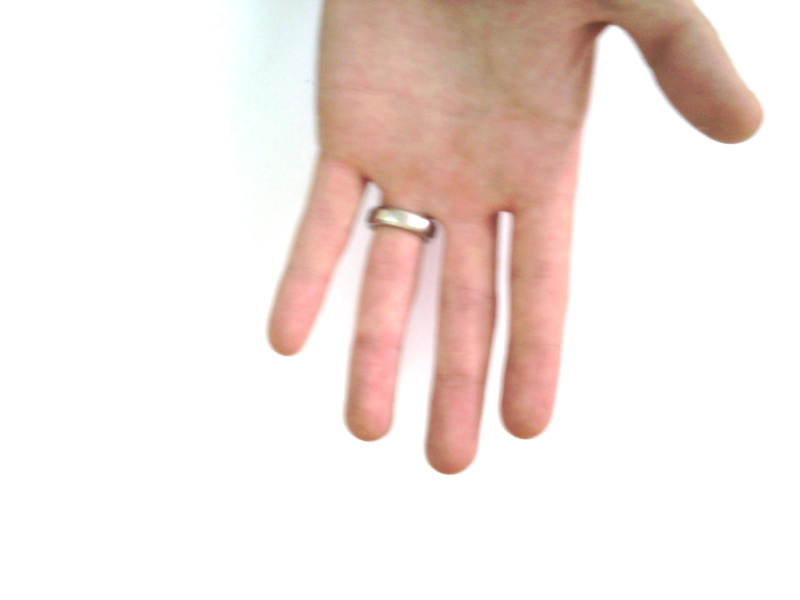
#> input picture testset1/Hand_0000039.jpg, 1600 x 1200 px, given as the content of the folder testset1/Hand_0000039.jpg, which was not available (shown at 1/2 size)
$ python feature_descriptor.py   (older library calls are emulated)
#> lines starting #> are read from the running program, lines starting #| are printed output that depends on the picture; pictures that were not available may be replaced by others from this repository, and a replacement may not be noted
### code/ColorMoments.py
from typing import Any, Union, List

import cv2
import pandas as pd
import numpy as np
import os
from scipy.stats import skew
from ModelBase import ModelBase

class CM(ModelBase):
    def __init__(self, imagname):
        super().__init__(imagname)
        head, tail = os.path.split(imagname)
        self.resultFile = "../output/CM/" + tail[:len(tail)-4] + ".csv"
        self.yuvFile = "../output/CM_" + tail[:len(tail) - 4] + ".png"

    def getFeatureDescriptors(self):
        if (os.path.exists(self.resultFile)):
            return []

        # Read the image
        img = cv2.imread(self.imgLoc)

        # Converting the image into YUV format
        img_yuv = cv2.cvtColor(img, cv2.COLOR_BGR2YUV)

        if (not os.path.exists(self.yuvFile)):
            # Writing the yuv conversion the image file
            cv2.imwrite(self.yuvFile, img_yuv)

        img_yuv_array = np.array(img_yuv)

        row = int(len(img_yuv_array) / 100)
        col = int(len(img_yuv_array[0]) / 100)

        feature_descriptors: List[List[Any]] = []
        for i in range(row):
            for j in range(col):
                # 100X100 slice of the image
                img_slice = img_yuv_array[i * 100:i * 100 + 100, j * 100:j * 100 + 100]
                img_slice_copy = np.copy(img_slice)
                # Calculate the sum of each Y U V in the array
                img_slice_copy = img_slice_copy.sum(0).sum(0)
                # Divide it to get the Ist moment ie Mean
                moment1 = np.true_divide(img_slice_copy, 10000)

                img_slice_copy = np.copy(img_slice)
                # Calculate the square of their(YUV) difference with mean to calculate SD
                img_slice_copy = np.square(np.subtract(img_slice_copy, moment1))
                # Calculate the sum of each SD of (Y U V) in the array
                img_slice_copy = img_slice_copy.sum(0).sum(0)
                moment2 = np.true_divide(img_slice_copy, 10000)
                moment2 = np.sqrt(moment2)

                #Calculating the skew
                img_slice_copy = np.copy(img_slice)
                y_skew = skew(np.concatenate(img_slice_copy[:, :, 0]))
                u_skew = skew(np.concatenate(img_slice_copy[:, :, 1]))
                v_skew = skew(np.concatenate(img_slice_copy[:, :, 2]))
                final_moment = np.concatenate((moment1, moment2, [y_skew, u_skew, v_skew]))

                feature_descriptors.append(list(final_moment))

        return feature_descriptors

    # [33 lines left out: functions createFeatureOutputFile, compareDescriptors, compareImages, not called in this run]

### code/LocalBinaryPatterns.py
from typing import Any, List
import cv2
import pandas as pd
import numpy as np
import os
from skimage.feature import local_binary_pattern
from ModelBase import ModelBase


class LBP(ModelBase):
    """ LBP class to hold information on LBP """
    def __init__(self, imagename):
        """ Initialize values for LBP class """
        super().__init__(imagename)
        head, tail = os.path.split(imagename)
        self.resultFile = "../output/LBP/" + tail[:len(tail)-4] + ".csv"
        self.grayFile = "../output/LBP_" + tail[:len(tail)-4] + ".png"
        self.w = 1600
        self.h = 1200
        self.b_dimensions = 100
        self.radius = 1
        self.no_points = 8 * self.radius

    def getFeatureDescriptors(self):
        if os.path.exists(self.resultFile):
            return []

        # Read the image
        img = cv2.imread(self.imgLoc)

        """ Converts image to Gray scale """
        img_gray = cv2.cvtColor(img, cv2.COLOR_BGR2GRAY)

        if not os.path.exists(self.grayFile):
            cv2.imwrite(self.grayFile, img_gray)

        """ Splits the Gray scale image into blocks of 100 by 100 pixels each.
                    This results in 192 blocks for the image. """
        gray_blocks = np.array([img_gray[i:i + self.b_dimensions, j:j + self.b_dimensions]
                                for j in range(0, self.w, self.b_dimensions)
                                for i in range(0, self.h, self.b_dimensions)])

        feature_descriptors: List[List[Any]] = []
        j = 0
        """ We have 192 blocks that we have split the image into. Now iterate through them. """
        while j < len(gray_blocks):
            j_block = gray_blocks[j]
            """ Local Binary Pattern  """
            lbp = local_binary_pattern(j_block, self.no_points, self.radius, method='uniform')
            """ Calculate the histogram """
            (hist, _) = np.histogram(lbp.ravel(), bins=np.arange(0, self.no_points + 3),
                                     range=(0, self.no_points + 2))
            """ Add the LBP data for the current image block to the list containing all LBP data for the image. """
            feature_descriptors.append(list(hist))
            j += 1

        return feature_descriptors

    # [36 lines left out: functions createFeatureOutputFile, compareDescriptors, compareImages, not called in this run]

### code/HOGmain.py
import cv2
import pandas as pd
import numpy as np
import os
from skimage.feature import hog
from ModelBase import ModelBase


class HOG(ModelBase):
    """ HOG class to hold information on HOG """

    def __init__(self, imagename):
        """ Initialize values for HOG class """
        super().__init__(imagename)
        head, tail = os.path.split(imagename)
        self.resultFile = "../output/HOG/" + tail[:len(tail) - 4] + ".csv"
        self.hogFile = "../output/HOG_" + tail[:len(tail) - 4] + ".png"

    def getFeatureDescriptors(self):
        if os.path.exists(self.resultFile):
            return []

        # Read the image
        img = cv2.imread(self.imgLoc)

        image_resized = cv2.resize(img, (160, 120))
        feature_descriptors = hog(image_resized, orientations=9, pixels_per_cell=(8, 8), cells_per_block=(2, 2),
                                  visualize=False,
                                  multichannel=True)
        # feature_descriptors.resize(266, 36)

        return feature_descriptors

    # [29 lines left out: functions createFeatureOutputFile, compareDescriptors, compareImages, not called in this run]

### code/ModelBase.py
class ModelBase(object):
    def __init__(self, imagname):
        self.imgLoc = imagname

### feature_descriptor.py
from LocalBinaryPatterns import LBP
from ColorMoments import CM
from SIFT import SIFT
from HOGmain import HOG
import os
import glob
import pymongo

# import dbtask

client = pymongo.MongoClient('localhost', 27017)
imagedb = client["imagedb"]
models = imagedb["image_models"]

def calculate_fd(path):
    for image in glob.glob(os.path.join(path, "*.jpg")):
        dict = {}
        dict["_id"] = image[-16:]

        md = CM(image)
        lst = md.getFeatureDescriptors()
        dict["CM"] = lst

        md = LBP(image)
        lst = md.getFeatureDescriptors()
        dict["LBP"] = lst

        # md = SIFT(image)
        # lst = md.getFeatureDescriptors()
        # dict["SIFT"] = lst

        md = HOG(image)
        lst = md.getFeatureDescriptors()
        lst = lst.tolist()
        dict["HOG"] = lst

        # dict["HOG"] = lst.tolist()
        # print(type(lst.tolist()))

        rec = imagedb.image_models.insert_one(dict)

## Main
path = input("Enter Path: ")
#> the answer given: testset1/Hand_0000039.jpg
calculate_fd(path)
#> in getFeatureDescriptors, img is the input picture: shape (1200, 1600, 3); mean B, G, R 226, 230.4, 242.6
#> in getFeatureDescriptors, `img_yuv = cv2.cvtColor(img, cv2.COLOR_BGR2YUV)`: img_yuv: shape (1200, 1600, 3); mean of channels 0, 1, 2 233.5, 124.3, 135.9
#> in getFeatureDescriptors, `row = int(len(img_yuv_array) / 100)`: row = 12
#> in getFeatureDescriptors, `col = int(len(img_yuv_array[0]) / 100)`: col = 16
#> after the loop in getFeatureDescriptors, `for i in range(row):`: img_slice_copy: shape (100, 100, 3); mean of channels 0, 1, 2 255, 128, 128
#> after the loop in getFeatureDescriptors, `for i in range(row):`: feature_descriptors = 192 items
#> in getFeatureDescriptors, `img_gray = cv2.cvtColor(img, cv2.COLOR_BGR2GRAY)`:
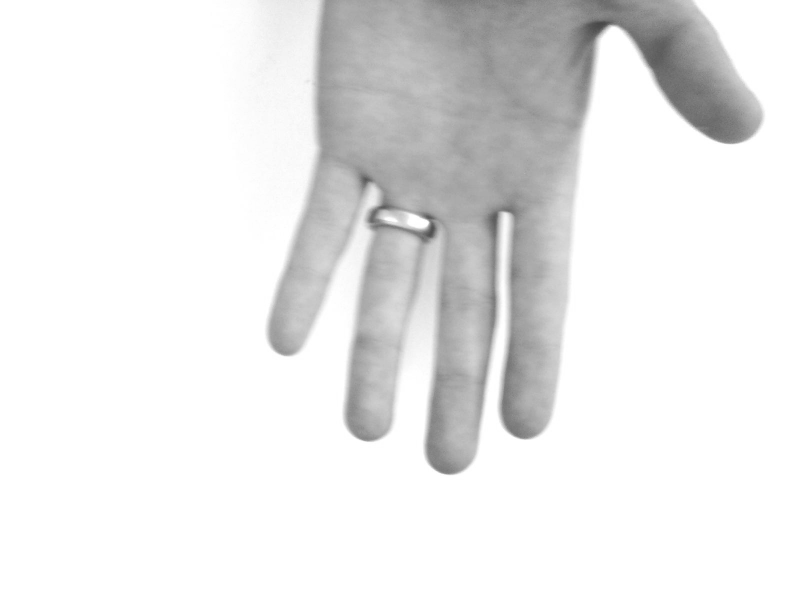
#> img_gray: shape (1200, 1600) (shown at 1/2 size); min 70, max 255, mean 233.5
#> the loop in getFeatureDescriptors, `while j < len(gray_blocks):` made 192 passes
#> hist on passes 1 to 3: [0, 0, 0, 4, 0, 392, 0, 0, 9604, 0], [0, 0, 0, 4, 0, 392, 0, 0, 9604, 0], [0, 0, 0, 4, 0, 392, 0, 0, 9604, 0]
#> pass 1, in getFeatureDescriptors, `lbp = local_binary_pattern(j_block, self.no_points, self.radius, metho..`:
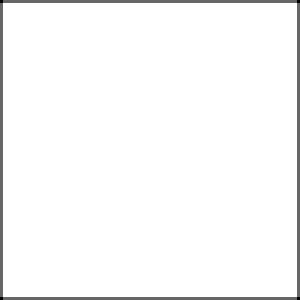
#> lbp: shape (100, 100) float64 (shown 3 times larger); min 3, max 8, mean 7.88; drawn with min black and max white
#> after the loop in getFeatureDescriptors, `while j < len(gray_blocks):`: j = 192
#> in getFeatureDescriptors, `image_resized = cv2.resize(img, (160, 120))`:
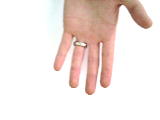
#> image_resized: shape (120, 160, 3); mean B, G, R 226.1, 230.4, 242.6
#> in getFeatureDescriptors, `feature_descriptors = hog(image_resized, orientations=9, pixels_per_ce..`: feature_descriptors = 9576 values, max 1 at index 3573, min 0 at index 0, mean 0.0511
#> in calculate_fd, `lst = md.getFeatureDescriptors()`: lst has the same summary as feature_descriptors in getFeatureDescriptors

$ run again, on testset1/Hand_0000040.jpg
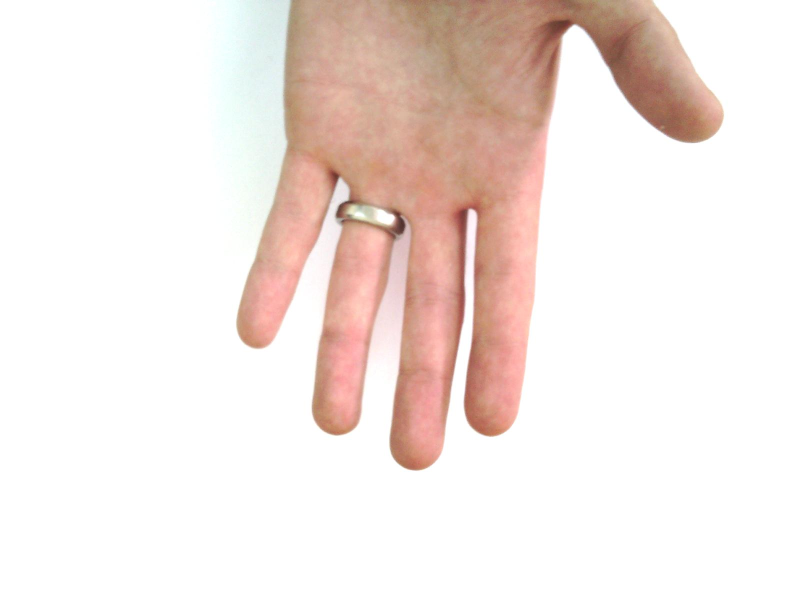
#> input picture testset1/Hand_0000040.jpg, 1600 x 1200 px, given as the content of the folder testset1/Hand_0000040.jpg, which was not available (shown at 1/2 size)
#> in getFeatureDescriptors, img is the input picture: shape (1200, 1600, 3); mean B, G, R 226.2, 230.8, 242.7
#> img_yuv: shape (1200, 1600, 3); mean of channels 0, 1, 2 233.8, 124.3, 135.8
#> row = 12
#> col = 16
#> after the loop in getFeatureDescriptors, `for i in range(row):`: feature_descriptors = 192 items
#> in getFeatureDescriptors, `img_gray = cv2.cvtColor(img, cv2.COLOR_BGR2GRAY)`:
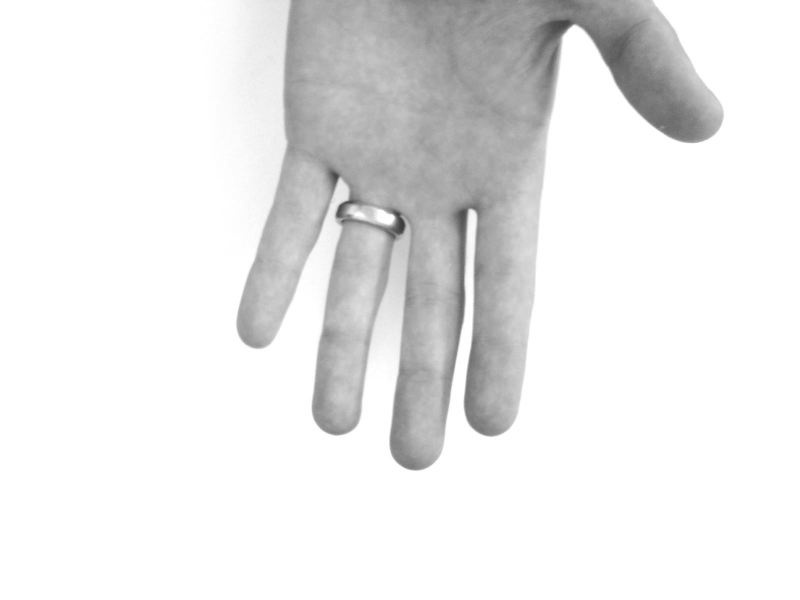
#> img_gray: shape (1200, 1600) (shown at 1/2 size); min 56, max 255, mean 233.8
#> the loop in getFeatureDescriptors, `while j < len(gray_blocks):` made 192 passes
#> hist on passes 1 to 3: [0, 0, 0, 4, 0, 392, 0, 0, 9604, 0], [0, 0, 0, 4, 0, 392, 0, 0, 9604, 0], [0, 0, 0, 4, 0, 392, 0, 0, 9604, 0]
#> after the loop in getFeatureDescriptors, `while j < len(gray_blocks):`: j = 192
#> in getFeatureDescriptors, `image_resized = cv2.resize(img, (160, 120))`:
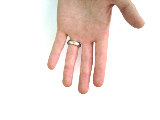
#> image_resized: shape (120, 160, 3); mean B, G, R 226.3, 230.8, 242.8
#> in getFeatureDescriptors, `feature_descriptors = hog(image_resized, orientations=9, pixels_per_ce..`: feature_descriptors = 9576 values, max 1 at index 1485, min 0 at index 0, mean 0.0518
#> in calculate_fd, `lst = md.getFeatureDescriptors()`: lst has the same summary as feature_descriptors in getFeatureDescriptors

$ run again, on testset1/Hand_0000082.jpg
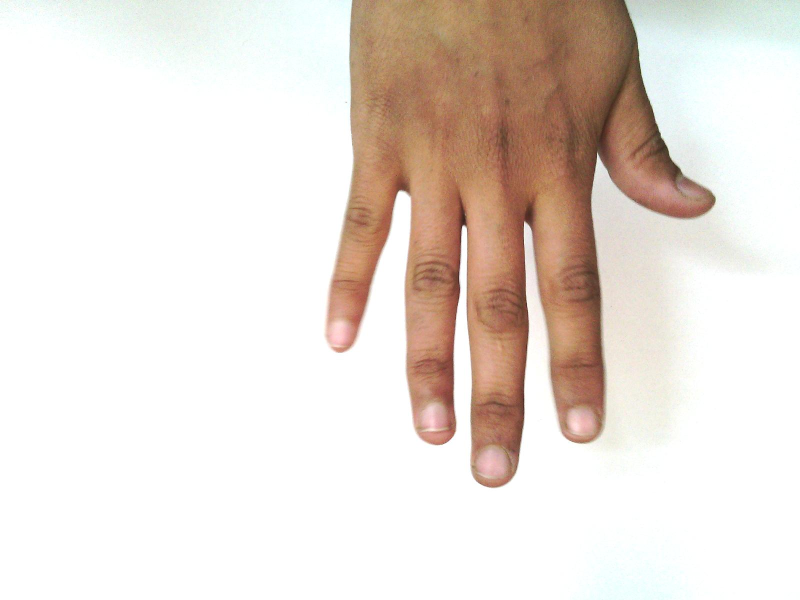
#> input picture testset1/Hand_0000082.jpg, 1600 x 1200 px, given as the content of the folder testset1/Hand_0000082.jpg, which was not available (shown at 1/2 size)
#> in getFeatureDescriptors, img is the input picture: shape (1200, 1600, 3); mean B, G, R 215.7, 222.8, 232.7
#> img_yuv: shape (1200, 1600, 3); mean of channels 0, 1, 2 225, 123.4, 134.8
#> row = 12
#> col = 16
#> after the loop in getFeatureDescriptors, `for i in range(row):`: feature_descriptors = 192 items
#> the loop in getFeatureDescriptors, `while j < len(gray_blocks):` made 192 passes
#> hist on passes 1 to 3: [124, 429, 146, 694, 510, 1699, 614, 661, 4391, 732], [0, 0, 0, 4, 0, 392, 0, 0, 9604, 0], [0, 0, 0, 4, 0, 392, 0, 0, 9604, 0]
#> pass 1, in getFeatureDescriptors, `lbp = local_binary_pattern(j_block, self.no_points, self.radius, metho..`:
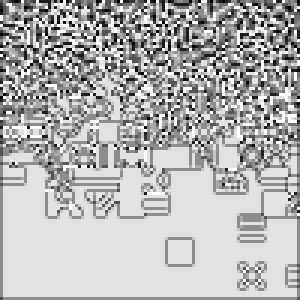
#> lbp: shape (100, 100) float64 (shown 3 times larger); min 0, max 9, mean 6.34; drawn with min black and max white
#> after the loop in getFeatureDescriptors, `while j < len(gray_blocks):`: j = 192
#> in getFeatureDescriptors, `image_resized = cv2.resize(img, (160, 120))`:
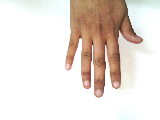
#> image_resized: shape (120, 160, 3); mean B, G, R 215.6, 222.8, 232.7
#> in getFeatureDescriptors, `feature_descriptors = hog(image_resized, orientations=9, pixels_per_ce..`: feature_descriptors = 9576 values, max 1 at index 4347, min 0 at index 18, mean 0.0722
#> in calculate_fd, `lst = md.getFeatureDescriptors()`: lst has the same summary as feature_descriptors in getFeatureDescriptors
